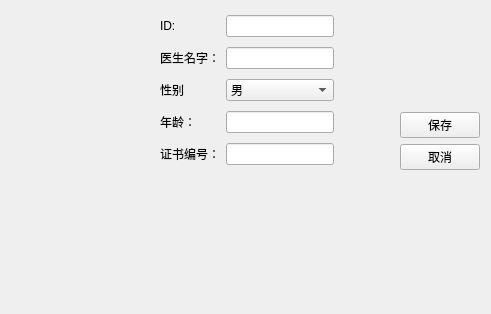
<?xml version="1.0" encoding="UTF-8"?>
<ui version="4.0">
 <class>DoctorEditView</class>
 <widget class="QWidget" name="DoctorEditView">
  <property name="geometry">
   <rect>
    <x>0</x>
    <y>0</y>
    <width>491</width>
    <height>314</height>
   </rect>
  </property>
  <property name="windowTitle">
   <string>医生编辑界面</string>
  </property>
  <layout class="QGridLayout" name="gridLayout_2">
   <item row="7" column="1">
    <spacer name="verticalSpacer_2">
     <property name="orientation">
      <enum>Qt::Vertical</enum>
     </property>
     <property name="sizeHint" stdset="0">
      <size>
       <width>20</width>
       <height>124</height>
      </size>
     </property>
    </spacer>
   </item>
   <item row="0" column="0" rowspan="6" colspan="2">
    <layout class="QHBoxLayout" name="horizontalLayout_2">
     <item>
      <spacer name="horizontalSpacer">
       <property name="orientation">
        <enum>Qt::Horizontal</enum>
       </property>
       <property name="sizeHint" stdset="0">
        <size>
         <width>40</width>
         <height>20</height>
        </size>
       </property>
      </spacer>
     </item>
     <item>
      <layout class="QHBoxLayout" name="horizontalLayout">
       <item>
        <layout class="QGridLayout" name="gridLayout">
         <item row="3" column="0">
          <widget class="QLabel" name="label_4">
           <property name="text">
            <string>年龄：</string>
           </property>
          </widget>
         </item>
         <item row="0" column="0">
          <widget class="QLabel" name="label">
           <property name="text">
            <string>ID:</string>
           </property>
          </widget>
         </item>
         <item row="2" column="1">
          <widget class="QComboBox" name="ComboSex">
           <item>
            <property name="text">
             <string>男</string>
            </property>
           </item>
           <item>
            <property name="text">
             <string>女</string>
            </property>
           </item>
          </widget>
         </item>
         <item row="2" column="0">
          <widget class="QLabel" name="label_2">
           <property name="text">
            <string>性别</string>
           </property>
          </widget>
         </item>
         <item row="4" column="0">
          <widget class="QLabel" name="label_5">
           <property name="text">
            <string>证书编号：</string>
           </property>
          </widget>
         </item>
         <item row="0" column="1">
          <widget class="QLineEdit" name="dbEditID"/>
         </item>
         <item row="3" column="1">
          <widget class="QLineEdit" name="EditAge"/>
         </item>
         <item row="4" column="1">
          <widget class="QLineEdit" name="EditBNum"/>
         </item>
         <item row="1" column="0">
          <widget class="QLabel" name="label_3">
           <property name="text">
            <string>医生名字：</string>
           </property>
          </widget>
         </item>
         <item row="1" column="1">
          <widget class="QLineEdit" name="EditDname"/>
         </item>
        </layout>
       </item>
       <item>
        <spacer name="verticalSpacer_3">
         <property name="orientation">
          <enum>Qt::Vertical</enum>
         </property>
         <property name="sizeHint" stdset="0">
          <size>
           <width>20</width>
           <height>159</height>
          </size>
         </property>
        </spacer>
       </item>
       <item>
        <spacer name="horizontalSpacer_3">
         <property name="orientation">
          <enum>Qt::Horizontal</enum>
         </property>
         <property name="sizeHint" stdset="0">
          <size>
           <width>40</width>
           <height>20</height>
          </size>
         </property>
        </spacer>
       </item>
       <item>
        <layout class="QVBoxLayout" name="verticalLayout">
         <item>
          <spacer name="verticalSpacer">
           <property name="orientation">
            <enum>Qt::Vertical</enum>
           </property>
           <property name="sizeHint" stdset="0">
            <size>
             <width>20</width>
             <height>40</height>
            </size>
           </property>
          </spacer>
         </item>
         <item>
          <widget class="QPushButton" name="pushButton">
           <property name="text">
            <string>保存</string>
           </property>
          </widget>
         </item>
         <item>
          <widget class="QPushButton" name="pushButton_2">
           <property name="text">
            <string>取消</string>
           </property>
          </widget>
         </item>
        </layout>
       </item>
      </layout>
     </item>
    </layout>
   </item>
  </layout>
 </widget>
 <resources/>
 <connections/>
</ui>
